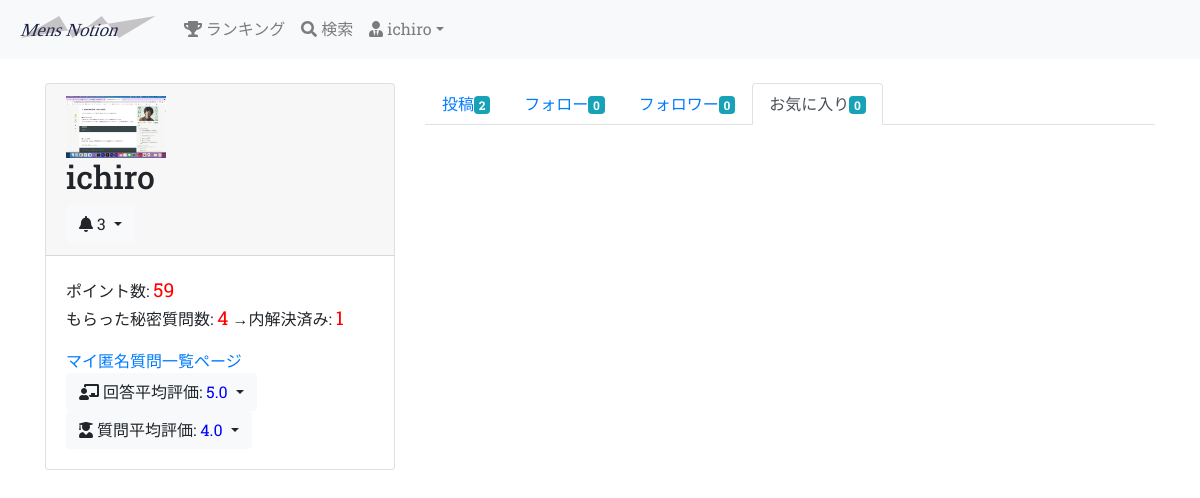
Before: /user/1/favo (signed in) with the older database file.
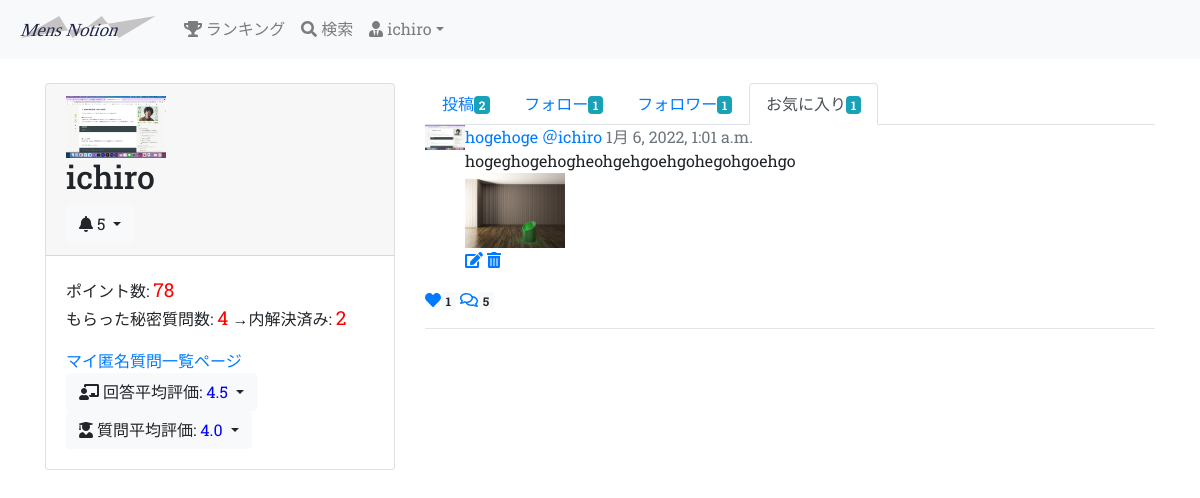
After: the same page with the newer database file.
### groomings/models.py (models this page shows, shortened)
class User(AbstractBaseUser, PermissionsMixin):
    username = models.CharField(max_length=150)
    email = models.EmailField(max_length=255, unique=True)
    image = models.FileField(upload_to='user_image/', null=True, blank=True)
    point = models.IntegerField(default=50, validators=[MinValueValidator(0)])
    follow = models.ManyToManyField(
        'self', blank=True, symmetrical=False, related_name="follower"
    )
    is_active = models.BooleanField(default=True)
    is_staff = models.BooleanField(default=False) # 管理画面にログインできるかどうか
    USERNAME_FIELD = 'email' # このテーブルのレコードを一意に識別
    REQUIRED_FIELDS = ['username'] # スーパーユーザー作成時に入力する(emailとパスワードは必須だからそれ以外で)
    objects = UserManager()
    class Meta:
        db_table = 'user'

class Date(models.Model):
    created_at = models.DateTimeField(default=now)
    class Meta:
        abstract = True

class Question(Date):
    title = models.CharField(max_length=30, null=True, blank=True)
    text = models.TextField(null=False, blank=False)
    image1 = models.FileField(upload_to='question_image/', null=True, blank=True)
    image2 = models.FileField(upload_to='question_image/', null=True, blank=True)
    image3 = models.FileField(upload_to='question_image/', null=True, blank=True)
    give_point = models.IntegerField(blank=False, null=False, default=5, validators=[MinValueValidator(5)])
    giver = models.ForeignKey(
        'User', on_delete=CASCADE, related_name="user_give_question"
    )
    recipient = models.ForeignKey(
        'User', on_delete=SET_NULL, null=True, related_name="user_receive_question"
    )
    to_giver_point = models.IntegerField(validators=[MinValueValidator(1), MaxValueValidator(5)], null=True)
    to_recipient_point = models.IntegerField(validators=[MinValueValidator(1), MaxValueValidator(5)], null=True)
    is_active = models.BooleanField(default=True)
    class Meta:
        db_table = 'question'

class Post(Date):
    title = models.CharField(max_length=30)
    image1 = models.FileField(upload_to='post_image/', null=True, blank=True)
    image2 = models.FileField(upload_to='post_image/', null=True, blank=True)
    image3 = models.FileField(upload_to='post_image/', null=True, blank=True)
    text = models.TextField()
    user = models.ForeignKey(
        'User', on_delete=models.CASCADE, related_name="user_post"
    )
    favorite = models.ManyToManyField(User, related_name="user_favo_post")
    category = models.CharField(max_length=15, default='カテゴリーなし')
    class Meta:
        db_table = 'post'

### groomings/views.py (the view)
# urls.py: path(r'user/<int:user_id>/favo', views.user_favo, name='user_favo'), # ユーザーのお気に入り投稿ページ
@login_required
def user_favo(request, user_id):
    user = User.objects.get(pk=user_id)
    my_follows = request.user.follow.all()
    favo_posts = user.user_favo_post.all()
    notifys = Notify.objects.filter(user=request.user).order_by('-created_at')
    eval_as_giver = user.user_give_question.filter(is_active=False).order_by('-created_at')
    eval_as_recipient = user.user_receive_question.filter(is_active=False).order_by('-created_at')
    return render(request, 'groomings/user_favo.html', context={
        "page_owner": user, "my_follows": my_follows, 'favo_posts': favo_posts, "notifys": notifys, "eval_as_giver": eval_as_giver, "eval_as_recipient": eval_as_recipient
        })

### groomings/templatetags/tag_event.py (called while the page is built)
@register.filter(name="count_favo")
def count_favo(post):
    return post.favorite.all().count()

@register.filter(name="count_follow")
def count_follow(user):
    return user.follow.all().count()

@register.filter(name="count_follower")
def count_follwer(user):
    return user.follower.all().count()

@register.filter(name="count_my_post")
def count_my_post(user):
    return user.user_post.all().count()

@register.filter(name="count_my_favo")
def count_my_favo(user):
    return user.user_favo_post.all().count()

@register.filter(name="count_unvisit")
def count_unvisit(notifys):
    return notifys.filter(is_visited=False).count()

@register.filter(name="count_nonactive")
def count_nonactive(user):
    return user.user_receive_question.filter(is_active=False).count()

@register.filter(name="ave_eval_ag")
def ave_eval_ag(questions):
    if questions.count() == 0:
        return "none"
    eval = 0
    for question in questions:
        if question.to_giver_point:
            eval += question.to_giver_point
    return eval / questions.count()

### groomings/templates/groomings/user_favo.html (shortened to what this page needs)
{% extends "groomings/_user.html" %}
{% load static %}
{% load tag_event %}
{% block posts %}
  <ul class="nav nav-tabs">
    <li class="nav-item"><a href="{% url 'groomings:user' page_owner.id %}" class="nav-link">投稿<span class="badge badge-info">{{ page_owner | count_my_post }}</span></a></li>
    <li class="nav-item"><a href="{% url 'groomings:followee' page_owner.id %}" class="nav-link">フォロー<span class="badge badge-info">{{ page_owner | count_follow }}</span></a></li>
    <li class="nav-item"><a href="{% url 'groomings:follower' page_owner.id %}" class="nav-link">フォロワー<span class="badge badge-info">{{ page_owner | count_follower }}</span></a></li>
    <li class="nav-item"><a href="{% url 'groomings:user_favo' page_owner.id %}" class="nav-link active">お気に入り<span class="badge badge-info">{{ page_owner | count_my_favo }}</span></a></li>
  </ul>
  <ul class="list-unstyled">
    {% for post in favo_posts %}
      <li class="media mb-3 post">
          {% if post.user.image %}
          <img src="{{ post.user.image.url }}" width="40px">
          {% else %}
          <img src="{% static 'static_image/default.png' %}" width="40px">
          {% endif %}
          <div class="media-body">
              <a href="{% url 'groomings:post_detail' post.id %}">{{ post.title }}</a>
              <a href="{% url 'groomings:user' post.user.id %}">＠{{ post.user.username }}</a>
              <span class="text-muted">{{ post.created_at }}</span><br>
              <div>
                  {{ post.text }}
              </div>
              <div class="post_image">
                  {% if post.image1 %}
                  <img src="{{ post.image1.url }}" alt="" width="100px">
                  {% endif %}
              </div>
              {% if post.user == request.user %}
              <a href="{% url 'groomings:post_edit' post.id %}"><i class="fas fa-edit"></i></a>
              <a href="{% url 'groomings:post_delete' post.id %}"><i class="fas fa-trash-alt"></i></a>
              {% endif %}
          </div>
      </li>
      {% if request.user.is_authenticated %}
          {% if request.user in post.favorite.all %}
          <a href="{% url 'groomings:favorite' post.id %}"><i class="fas fa-heart"></i><span class="badge badge-light">{{ post | count_favo }}</span></a>
          {% else %}
          <a href="{% url 'groomings:favorite' post.id %}"><i class="far fa-heart"></i><span class="badge badge-light">{{ post | count_favo }}</span></a>
          {% endif %}
      {% endif %}
      {% if request.user.is_authenticated %}
          <a href = "{% url 'groomings:post_detail' post.id %}#comment"><i class="far fa-comments"></i><span class="badge badge-light">{{ post.post_comment.count }}</span></a>
      {% endif %}
      <hr>
    {% endfor %}
  </ul>
{% endblock %}

### groomings/templates/groomings/_user.html (shortened to what this page needs)
{% extends "groomings/base.html" %}
{% load static %}
{% load tag_event %}
{% block content %}
  <div class="row">
    <div class="col-md-4">
      <div class="card">
        <div class="card-header">
          {% if page_owner.image %}
            <img src="{{ page_owner.image.url }}" alt="" width="100px">
          {% else %}
            <img src="{% static 'static_image/default.png' %}" alt="" width="100px">
          {% endif %}
          <h2>{{ page_owner.username }}</h2>
          {% if page_owner == request.user %}
            <div class="dropdown notify">
              <button type="button" class="btn btn-light dropdown-toggle" data-toggle="dropdown">
                <i class="fas fa-bell"></i> {{ notifys | count_unvisit }}
              </button>
            </div>
          {% endif %}
        </div>
        <div class="card-body">
          <p>
            ポイント数: <span class="number">{{ page_owner.point }}</span><br>
            もらった秘密質問数: <span class="number">{{ page_owner.user_receive_question.count }}</span> →内解決済み: <span class="number">{{ page_owner | count_nonactive }}</span>
          </p>
          {% if page_owner == request.user %}
            <a href="{% url 'groomings:anyms' %}">マイ匿名質問一覧ページ</a>
          {% endif %}
          <div class="dropdown">
            <button type="button" class="btn btn-light dropdown-toggle" data-toggle="dropdown">
              <i class="fas fa-chalkboard-teacher"></i> 回答平均評価: <span class="secret_number">{{ eval_as_recipient | ave_eval_ar }}</span>
            </button>
          </div>
          <div class="dropdown">
            <button type="button" class="btn btn-light dropdown-toggle" data-toggle="dropdown">
              <i class="fas fa-user-graduate"></i> 質問平均評価: <span class="secret_number">{{ eval_as_giver | ave_eval_ag }}</span>
            </button>
          </div>
        </div>
      </div>
    </div>
    <div class="col-md-8">
      {% block posts %}{% endblock %}
    </div>
  </div>
{% endblock %}

### groomings/templates/groomings/base.html (shortened to what this page needs)
{% load static %}<!DOCTYPE html>
<html lang="ja">
    <head>
        <link rel="stylesheet" href="https://stackpath.bootstrapcdn.com/bootstrap/4.5.0/css/bootstrap.min.css">
        <link rel="stylesheet" type="text/css" href="{% static 'base.css' %}">
    </head>
    <body>
        <header class="mb-4">
            <nav class="navbar navbar-expand-sm navbar-light bg-light">
                <a href="{% url 'groomings:top' %}" class="navbar-brand"><img src="{% static 'static_image/logo.svg' %}" height="30px"></a>
                <div class="collapse navbar-collapse" id="nav-bar">
                    <ul class="navbar-nav">
                        <li class="nav-item"><a href="{% url 'groomings:ranking' %}" class="nav-link"><i class="fas fa-trophy"></i> ランキング</a></li>
                        <li class="nav-item"><a href="{% url 'groomings:search' %}" class="nav-link"><i class="fas fa-search"></i> 検索</a></li>
                        <li class="nav-item dropdown">
                            {% if request.user.is_authenticated %}
                            <a href="#" class="nav-link dropdown-toggle" data-toggle="dropdown"><i class="fas fa-user-tie"></i> {{ request.user.username }}</a>
                            {% endif %}
                        </li>
                    </ul>
                </div>
            </nav>
        </header>
        <div class="container">
            {% block content %}{% endblock %}
        </div>
    </body>
</html>

Changed rows visible on the page:
changed User "ichiro": point "59" → "78"; id "1" → "2"; id "0" → "1"
changed through a linked row, Question (number 1 of 2 on the later page): recipient+to_recipient_point "5.0" → "4.5"
now on this page (row unchanged): Post: user.image (picture), title "hogehoge", user.username "ichiro", created_at "1月 6, 2022, 1:01 a.m.", text "hogeghogehogheohgehgoehgohegohgoehgo", image1 (picture), id "1", post_comment.count "5"
Other visible differences:
{{ notifys | count_unvisit }}: "3" → "5"
